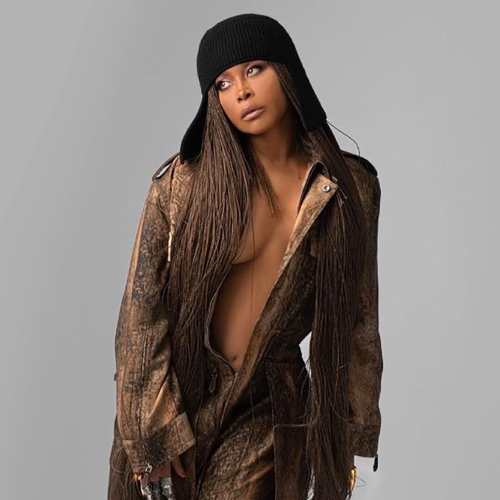
%> input picture Erykah-Badu.jpg, 1000 x 1000 px (shown at 1/2 size)
$ octave p20aHW6.m   (GNU Octave 9; MATLAB toolbox functions it lacks are replaced by stand-ins)
%> lines starting %> are read from the running program, lines starting %| are printed output that depends on the picture; in (x1, y1, x2, y2) boxes, pixels count from 0 and x2, y2 are one past the last pixel; in counts of white or black regions, pixels touching at a corner belong together; the program's own positions count from 1
% P20A HW6: Erykah Badu image editing
% Author: Katherine Tearse UID 906065514
% Date: 5/14/2023

%% Image 1
clear       % clear previously defined variables from memory
clc         % clear command window
rng shuffle % shuffle random number generator

% Imports image as "erykah" converts image data to double-precision values
erykahRGB = im2double(imread("Erykah-Badu.jpg"));

% Crop image data to right of column 766, convert to RGB array
erykahCrop = erykahRGB(:, 1:766, :);

% Creates grayscale image for background
grayReplaceMask = erykahCrop(:,:,1)>0.63 &erykahCrop(:,:,1)<0.78 & erykahCrop(:,:,2)>0.63&erykahCrop(:,:,2)<0.78 & erykahCrop(:,:,3)>0.63&erykahCrop(:,:,3)<0.78;
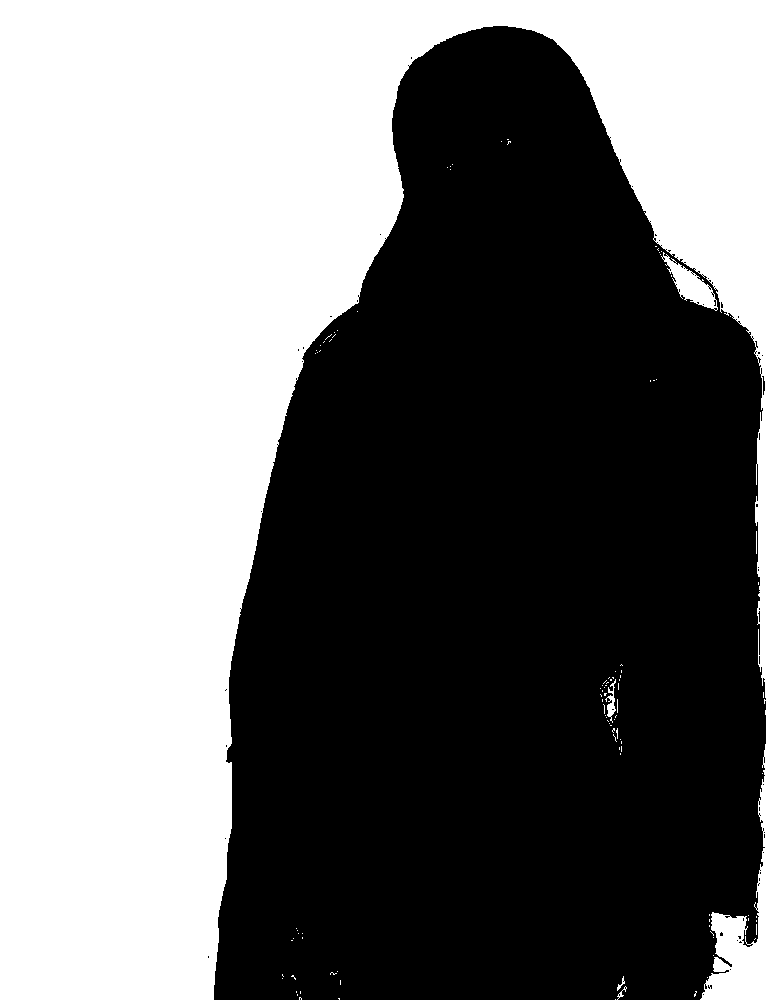
%> grayReplaceMask: size 1000x766 logical; 46.2% white; 110 white regions (103 under 20 px), largest, box (x1, y1, x2, y2) and area: (0, 0, 766, 1000) 347066, (700, 744, 766, 1000) 5026, (661, 252, 718, 311) 1173
grayReplaceMask(126:182, 434:523, 1) = 0;    % fixes the whitespace left by eyes

% Creates image with orange background erykahOnOrange
orangePixel(:,:, 1) = 0.9;
orangePixel(:,:, 2) = 0.5;
orangePixel(:,:, 3) = 0.1;
orangeBackground = orangePixel.*grayReplaceMask;
erykahOnOrange = orangeBackground + erykahCrop.*~grayReplaceMask;

% Creates image with pale blue background erykahOnBlue
bluePixel(:,:, 1) = 0.1;
bluePixel(:,:, 2) = 0.8;
bluePixel(:,:, 3) = 1;
blueBackground = bluePixel.*grayReplaceMask;
erykahOnBlue = blueBackground + erykahCrop.*~grayReplaceMask;

% Creates image with pink background erykahOnPink
pinkPixel(:,:, 1) = 1;
pinkPixel(:,:, 2) = 0.5;
pinkPixel(:,:, 3) = 0.8;
pinkBackground = pinkPixel.*grayReplaceMask;
erykahOnPink = pinkBackground + erykahCrop.*~grayReplaceMask;

% Creates image with pale green backgroun erykahOnGreen
greenPixel(:,:, 1) = 0.6;
greenPixel(:,:, 2) = 1;
greenPixel(:,:, 3) = 0.6;
greenBackground = greenPixel.*grayReplaceMask;
erykahOnGreen= greenBackground + erykahCrop.*~grayReplaceMask;

% Orients each of the four parts of image 1
erykahOnBlue = fliplr(erykahOnBlue);
erykahOnPink = flipud(erykahOnPink);
erykahOnGreen = rot90(erykahOnGreen,2);

% Join the two rows
image1 = cat(2, erykahOnOrange, erykahOnBlue);
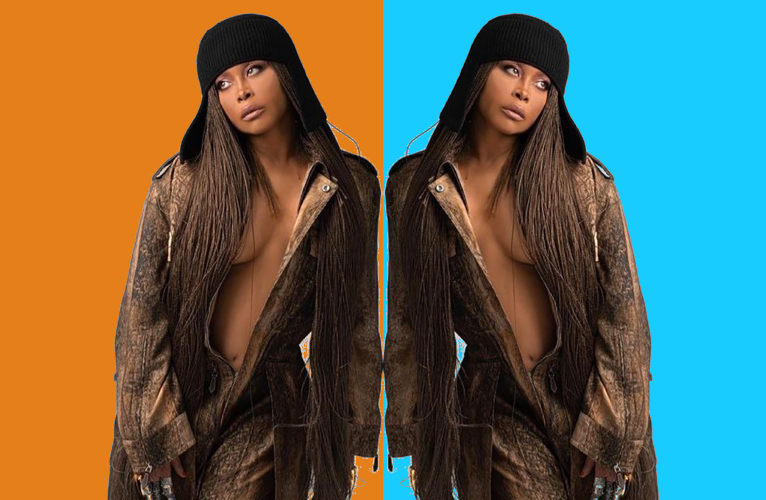
%> image1: size 1000x1532x3 double (shown at 1/2 size); mean R, G, B 0.381, 0.405, 0.335
image2 = cat(2, erykahOnPink, erykahOnGreen);
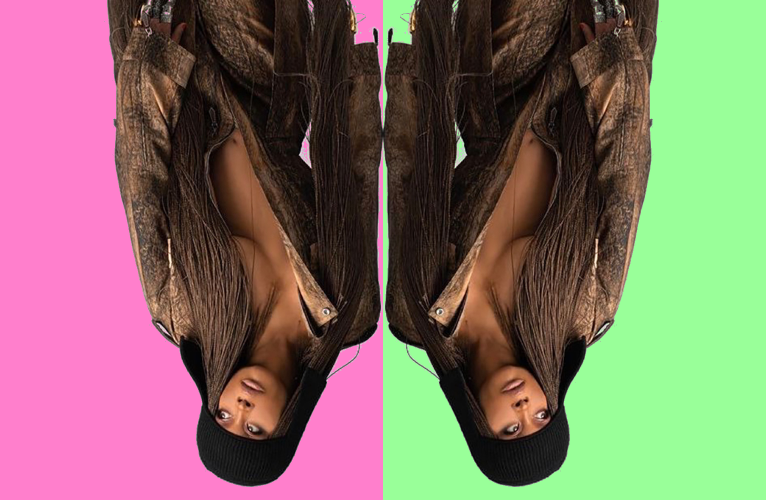
%> image2: size 1000x1532x3 double (shown at 1/2 size); mean R, G, B 0.519, 0.451, 0.405

% Join the images to create final image 1
erykahMirror = cat(1, image1, image2);
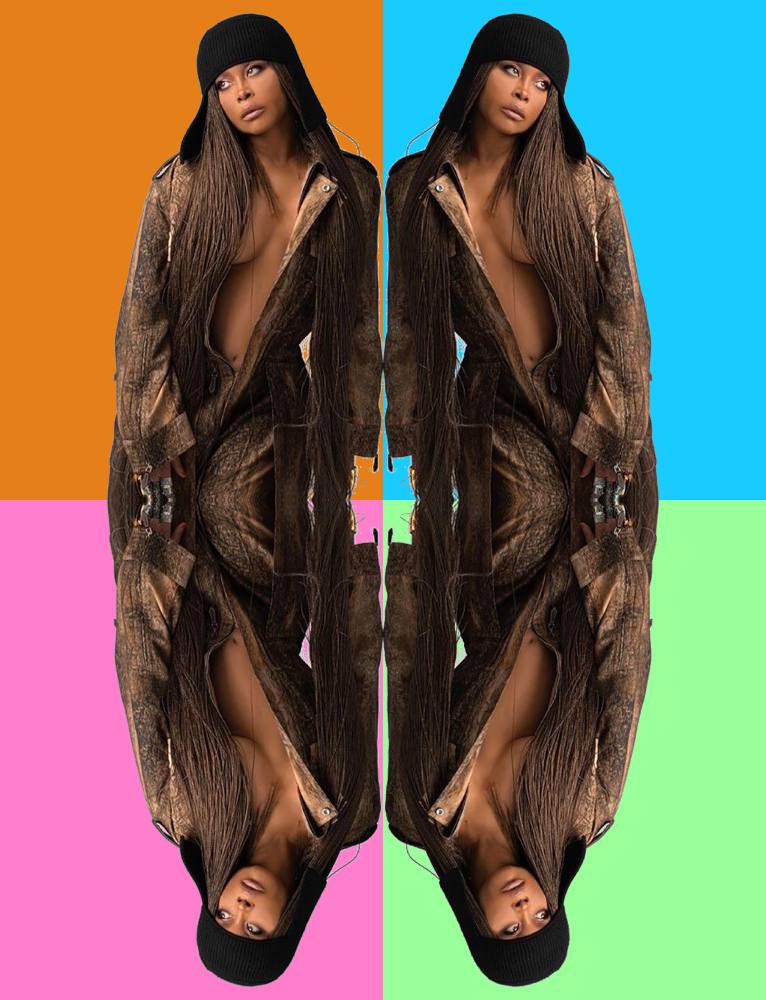
%> erykahMirror: size 2000x1532x3 double (shown at 1/2 size); mean R, G, B 0.45, 0.428, 0.37

%% Image 2
% Create red-tinted Erykah
erykahRedTint = erykahCrop;
erykahRedTint(:,:, [2 3]) = 0;
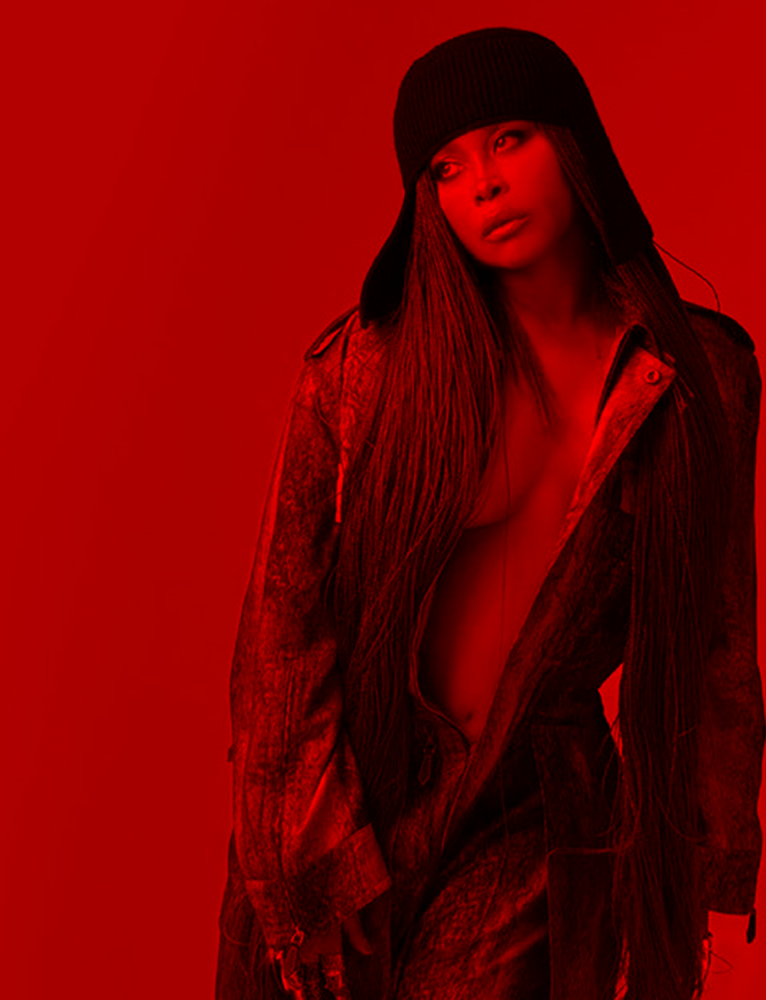
%> erykahRedTint: size 1000x766x3 double; mean R, G, B 0.464, 0, 0

% Add noise to red-tinted Erykah
gaussianNoise  = normrnd(0, 0.2, size(erykahRedTint));
erykahRedTintPlusNoise = double(erykahRedTint) + gaussianNoise + erykahRedTint;

% Create gradient background
zeroTo255Vector = uint8( linspace(0, 255, 1000) );
blueGradient(:, :, 2) = repmat(zeroTo255Vector, 766, 1);
blueGradient(:, :, 1) = zeros(766,1000) ; % page for red   channel (values increase from left to right)
blueGradient(:, :, 3) = repmat(zeroTo255Vector, 766, 1);
blueGradient = rot90(blueGradient, 1);
blueGradientBackground = im2double(blueGradient).* grayReplaceMask;

% Create grid and add it to gradient background
gridReplaceMask = repmat([1 0 0 0 0 0 0 0 0 0 0;
                          1 0 0 0 0 0 0 0 0 0 0 ;
                          1 0 0 0 0 0 0 0 0 0 0 ;
                          1 0 0 0 0 0 0 0 0 0 0 ;
                          1 0 0 0 0 0 0 0 0 0 0 ;
                          1 0 0 0 0 0 0 0 0 0 0 ;
                          1 0 0 0 0 0 0 0 0 0 0 ;
                          1 0 0 0 0 0 0 0 0 0 0 ;
                          1 0 0 0 0 0 0 0 0 0 0 ;
                          1 1 1 1 1 1 1 1 1 1 1  ], 100 );
gridReplaceMask = gridReplaceMask(:, 1:766);
blueBackWithBlackGrid = gridReplaceMask.*grayReplaceMask + blueGradientBackground.*~gridReplaceMask;

% Combine parts of image 2 to create Image 2
erykahNoisyOnGradientGrid = blueBackWithBlackGrid + erykahRedTintPlusNoise.*~grayReplaceMask;
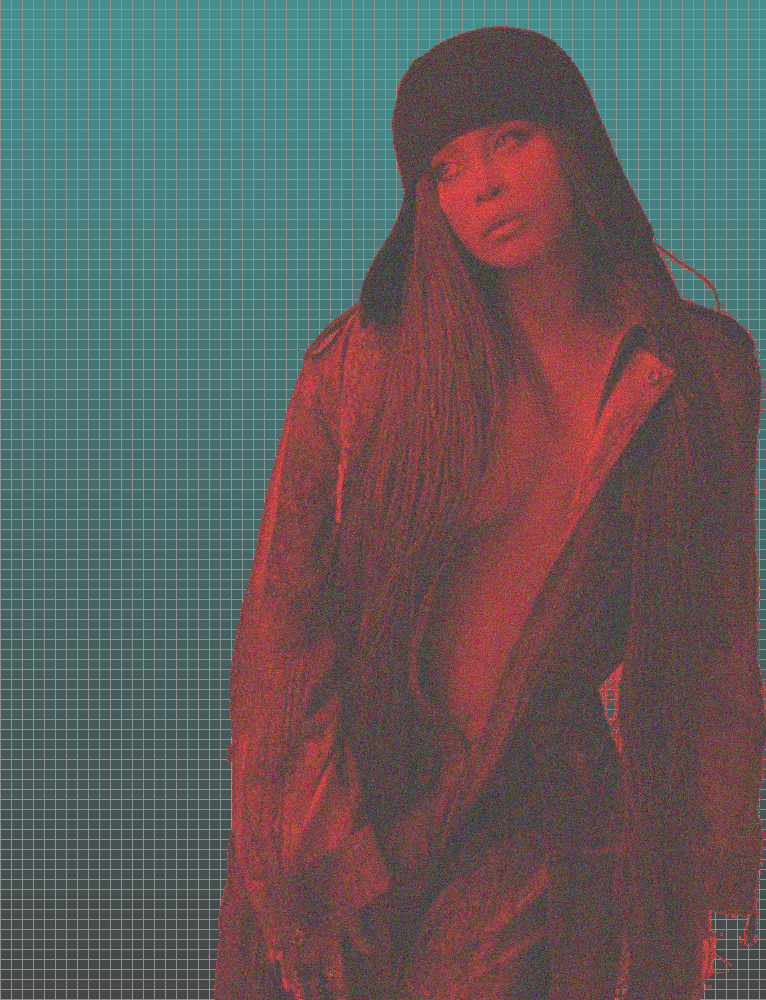
%> erykahNoisyOnGradientGrid: size 1000x766x3 double; mean R, G, B 0.384, 0.312, 0.313; drawn with min black and max white

%% Display Images with Titles
sgtitle('MODIFIED IMAGES', 'FontSize', 40, 'FontWeight','bold')
figure(1)

subplot(1, 2, 1)
imshow(erykahMirror)
title('Image 1', 'FontSize', 20, 'FontWeight','bold')

subplot(1, 2, 2)
imshow(erykahNoisyOnGradientGrid )
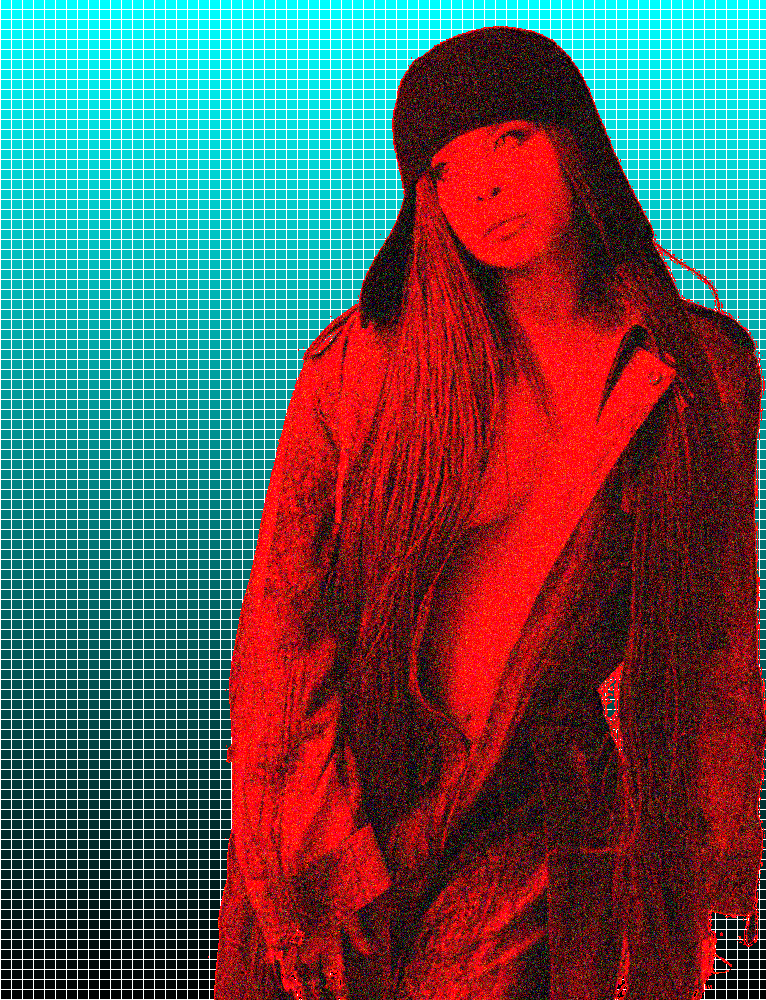
%> displayed picture: size 1000x766x3, on the screen's scale of 0 to 255; mean R, G, B 91.8, 90.6, 90.7
title('Image 2', 'FontSize', 20, 'FontWeight','bold')

%% Save images
imwrite(erykahMirror,'psych20ahw6image1.png')
imwrite(erykahNoisyOnGradientGrid, 'psych20ahw6image2.png')

saveas(gcf, 'psych20ahw6images.pdf', 'pdf')
